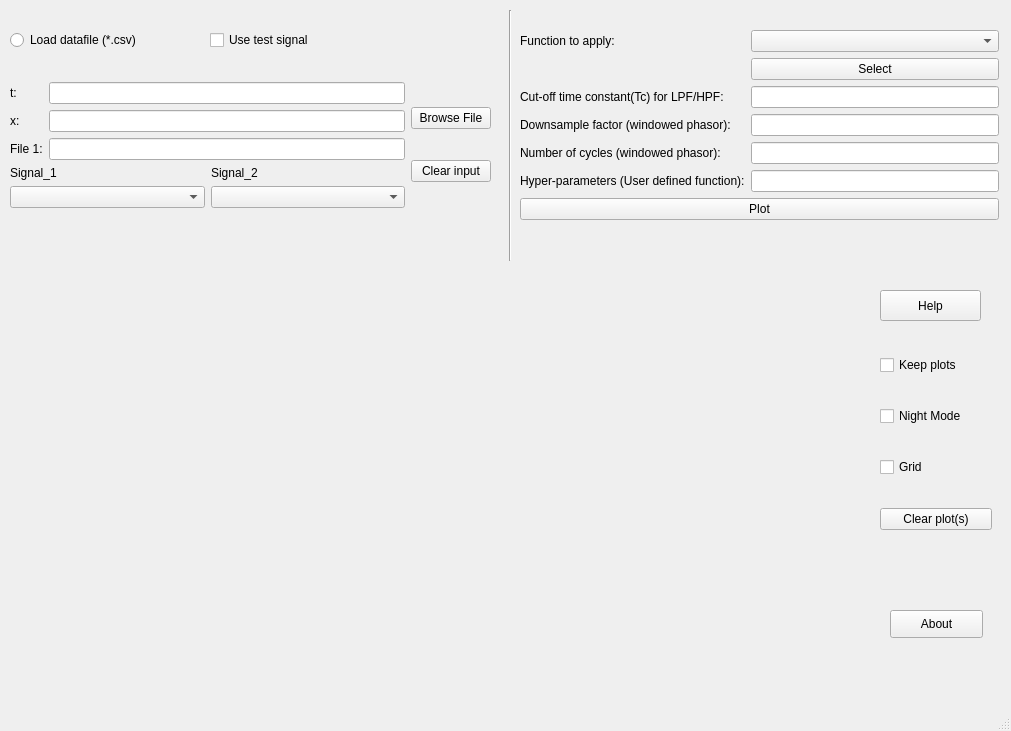
<?xml version="1.0" encoding="UTF-8"?>
<ui version="4.0">
 <class>MainWindow</class>
 <widget class="QMainWindow" name="MainWindow">
  <property name="geometry">
   <rect>
    <x>0</x>
    <y>0</y>
    <width>1011</width>
    <height>731</height>
   </rect>
  </property>
  <property name="windowTitle">
   <string>MainWindow</string>
  </property>
  <widget class="QWidget" name="centralwidget">
   <widget class="PlotWidget" name="plotwidget" native="true">
    <property name="geometry">
     <rect>
      <x>10</x>
      <y>270</y>
      <width>861</width>
      <height>411</height>
     </rect>
    </property>
   </widget>
   <widget class="QWidget" name="horizontalLayoutWidget_4">
    <property name="geometry">
     <rect>
      <x>10</x>
      <y>70</y>
      <width>481</width>
      <height>151</height>
     </rect>
    </property>
    <layout class="QHBoxLayout" name="horizontalLayout_4">
     <item>
      <layout class="QVBoxLayout" name="InputForm_1">
       <item>
        <layout class="QHBoxLayout" name="FIP">
         <item>
          <layout class="QFormLayout" name="Functio_inputs">
           <item row="0" column="0">
            <widget class="QLabel" name="label">
             <property name="text">
              <string>t:</string>
             </property>
            </widget>
           </item>
           <item row="0" column="1">
            <widget class="QLineEdit" name="time_signal"/>
           </item>
           <item row="1" column="0">
            <widget class="QLabel" name="label_2">
             <property name="text">
              <string>x:</string>
             </property>
            </widget>
           </item>
           <item row="1" column="1">
            <widget class="QLineEdit" name="signal"/>
           </item>
           <item row="2" column="0">
            <widget class="QLabel" name="label_7">
             <property name="text">
              <string>File 1:</string>
             </property>
            </widget>
           </item>
           <item row="2" column="1">
            <widget class="QLineEdit" name="file_1"/>
           </item>
           <item row="4" column="0" colspan="2">
            <layout class="QGridLayout" name="toPlot">
             <item row="1" column="0">
              <widget class="QComboBox" name="file_signal_1"/>
             </item>
             <item row="1" column="1">
              <widget class="QComboBox" name="file_signal_2"/>
             </item>
             <item row="0" column="1">
              <widget class="QLabel" name="label_9">
               <property name="text">
                <string>Signal_2</string>
               </property>
              </widget>
             </item>
             <item row="0" column="0">
              <widget class="QLabel" name="label_8">
               <property name="text">
                <string>Signal_1</string>
               </property>
              </widget>
             </item>
            </layout>
           </item>
          </layout>
         </item>
         <item>
          <layout class="QVBoxLayout" name="verticalLayout">
           <item>
            <widget class="QPushButton" name="browse_button">
             <property name="text">
              <string>Browse File</string>
             </property>
            </widget>
           </item>
           <item>
            <widget class="QPushButton" name="clear_file">
             <property name="text">
              <string>Clear input</string>
             </property>
            </widget>
           </item>
          </layout>
         </item>
        </layout>
       </item>
      </layout>
     </item>
    </layout>
   </widget>
   <widget class="QPushButton" name="help_button">
    <property name="geometry">
     <rect>
      <x>880</x>
      <y>290</y>
      <width>101</width>
      <height>31</height>
     </rect>
    </property>
    <property name="text">
     <string>Help</string>
    </property>
   </widget>
   <widget class="QWidget" name="">
    <property name="geometry">
     <rect>
      <x>880</x>
      <y>330</y>
      <width>112</width>
      <height>229</height>
     </rect>
    </property>
    <layout class="QVBoxLayout" name="Settings">
     <item>
      <widget class="QCheckBox" name="keep_plot">
       <property name="text">
        <string>Keep plots</string>
       </property>
      </widget>
     </item>
     <item>
      <widget class="QCheckBox" name="background">
       <property name="text">
        <string>Night Mode</string>
       </property>
      </widget>
     </item>
     <item>
      <widget class="QCheckBox" name="grid_check">
       <property name="text">
        <string>Grid</string>
       </property>
      </widget>
     </item>
     <item>
      <widget class="QPushButton" name="clear_button">
       <property name="text">
        <string>Clear plot(s)</string>
       </property>
      </widget>
     </item>
    </layout>
   </widget>
   <widget class="QWidget" name="">
    <property name="geometry">
     <rect>
      <x>520</x>
      <y>30</y>
      <width>479</width>
      <height>231</height>
     </rect>
    </property>
    <layout class="QFormLayout" name="Function2apply">
     <item row="0" column="0">
      <widget class="QLabel" name="label_3">
       <property name="text">
        <string>Function to apply:</string>
       </property>
      </widget>
     </item>
     <item row="0" column="1">
      <widget class="QComboBox" name="function_box"/>
     </item>
     <item row="1" column="1">
      <widget class="QPushButton" name="select_button">
       <property name="text">
        <string>Select</string>
       </property>
      </widget>
     </item>
     <item row="2" column="0">
      <widget class="QLabel" name="label_4">
       <property name="text">
        <string>Cut-off time constant(Tc) for LPF/HPF:</string>
       </property>
      </widget>
     </item>
     <item row="2" column="1">
      <widget class="QLineEdit" name="threshold"/>
     </item>
     <item row="3" column="0">
      <widget class="QLabel" name="label_5">
       <property name="text">
        <string>Downsample factor (windowed phasor):</string>
       </property>
      </widget>
     </item>
     <item row="3" column="1">
      <widget class="QLineEdit" name="samplingrate"/>
     </item>
     <item row="4" column="0">
      <widget class="QLabel" name="label_6">
       <property name="text">
        <string>Number of cycles (windowed phasor):</string>
       </property>
      </widget>
     </item>
     <item row="4" column="1">
      <widget class="QLineEdit" name="forcycles"/>
     </item>
     <item row="6" column="0">
      <widget class="QLabel" name="label_10">
       <property name="text">
        <string>Hyper-parameters (User defined function):</string>
       </property>
      </widget>
     </item>
     <item row="6" column="1">
      <widget class="QLineEdit" name="hyperparams"/>
     </item>
     <item row="7" column="0" colspan="2">
      <layout class="QHBoxLayout" name="horizontalLayout">
       <item>
        <widget class="QPushButton" name="plot_button">
         <property name="maximumSize">
          <size>
           <width>16777215</width>
           <height>16777215</height>
          </size>
         </property>
         <property name="text">
          <string>Plot</string>
         </property>
        </widget>
       </item>
      </layout>
     </item>
    </layout>
   </widget>
   <widget class="Line" name="line">
    <property name="geometry">
     <rect>
      <x>480</x>
      <y>10</y>
      <width>61</width>
      <height>251</height>
     </rect>
    </property>
    <property name="orientation">
     <enum>Qt::Vertical</enum>
    </property>
   </widget>
   <widget class="QRadioButton" name="fileinput">
    <property name="geometry">
     <rect>
      <x>10</x>
      <y>30</y>
      <width>141</width>
      <height>20</height>
     </rect>
    </property>
    <property name="text">
     <string>Load datafile (*.csv)</string>
    </property>
   </widget>
   <widget class="QCheckBox" name="use_test">
    <property name="geometry">
     <rect>
      <x>210</x>
      <y>30</y>
      <width>110</width>
      <height>20</height>
     </rect>
    </property>
    <property name="text">
     <string>Use test signal</string>
    </property>
   </widget>
   <widget class="QPushButton" name="about_button">
    <property name="geometry">
     <rect>
      <x>890</x>
      <y>610</y>
      <width>93</width>
      <height>28</height>
     </rect>
    </property>
    <property name="text">
     <string>About</string>
    </property>
   </widget>
  </widget>
  <widget class="QMenuBar" name="menubar">
   <property name="geometry">
    <rect>
     <x>0</x>
     <y>0</y>
     <width>1011</width>
     <height>26</height>
    </rect>
   </property>
  </widget>
  <widget class="QStatusBar" name="statusbar"/>
 </widget>
 <customwidgets>
  <customwidget>
   <class>PlotWidget</class>
   <extends>QWidget</extends>
   <header>pyqtgraph</header>
   <container>1</container>
  </customwidget>
 </customwidgets>
 <resources/>
 <connections/>
</ui>
